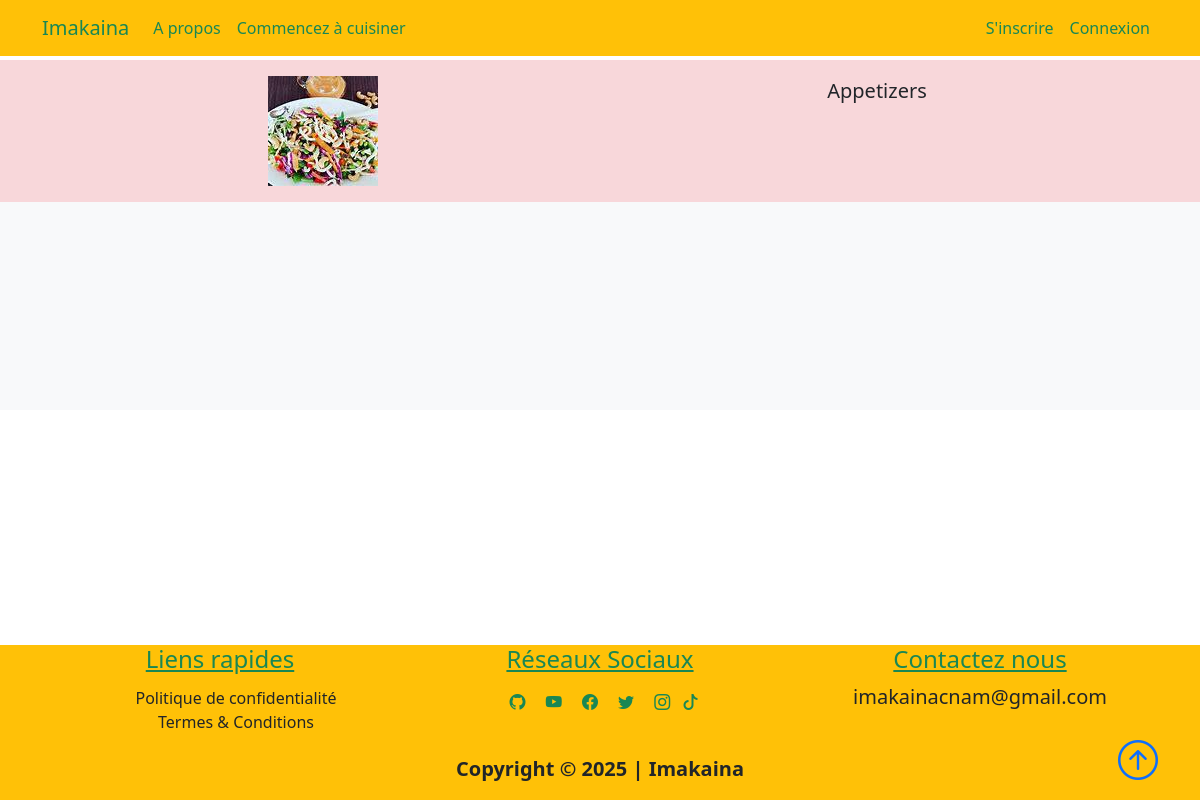
Page /Nos entrées on the committed database.
### projet/models.py (models this page shows, shortened)
class Plat(db.Model):
    id = db.Column(db.Integer, primary_key=True, autoincrement=True)
    title = db.Column(db.String(50), unique=True, nullable=False)
    description = db.Column(db.String(150), nullable=False)
    icon = db.Column(db.String(20), nullable=False, default="default_icon.jpg")
    recettes = db.relationship("Recette", backref="plat_name", lazy=True)

### projet/plats/routes.py (the view)
@plats_bp.route("/<string:plat_title>")
def plat(plat_title):
    plat = Plat.query.filter_by(title=plat_title).first()
    plat_id = plat.id if plat else None
    plat = Plat.query.get_or_404(plat_id)
    page = request.args.get("page", 1, type=int)
    recettes = Recette.query.filter_by(plat_id=plat_id).paginate(
        page=page, per_page=6
    )
    return render_template(
        "plat.html",
        title=plat.title,
        plat=plat,
        recettes=recettes,
    )

### projet/templates/plat.html (shortened to what this page needs)
{% extends "layout.html"%}
{% block content %}
<div class="container-fluid bg-danger-subtle text-dark text-center">
    <div class="container">
        <div class="row p-3">
            <div class="col-6">
                <img src="{{url_for('static', filename='plat_icons/'+plat.icon)}}" alt="">
            </div>
            <div class="col-6">
                <span class="lead text-dark">{{plat.description}}</span>
            </div>
        </div>
    </div>
</div>
<section class="bg-light">
    <div class="container p-5">
        <div class="row">
            <nav class="mt-5" aria-label="...">
            </nav>
        </div>
    </div>
</section>
{% endblock content%}

### projet/static/main.css (style rules this page uses)
body::before { display: block; content: ''; height: 60px; }

### rows in the picture
Plat: icon (picture), description "Appetizers"
